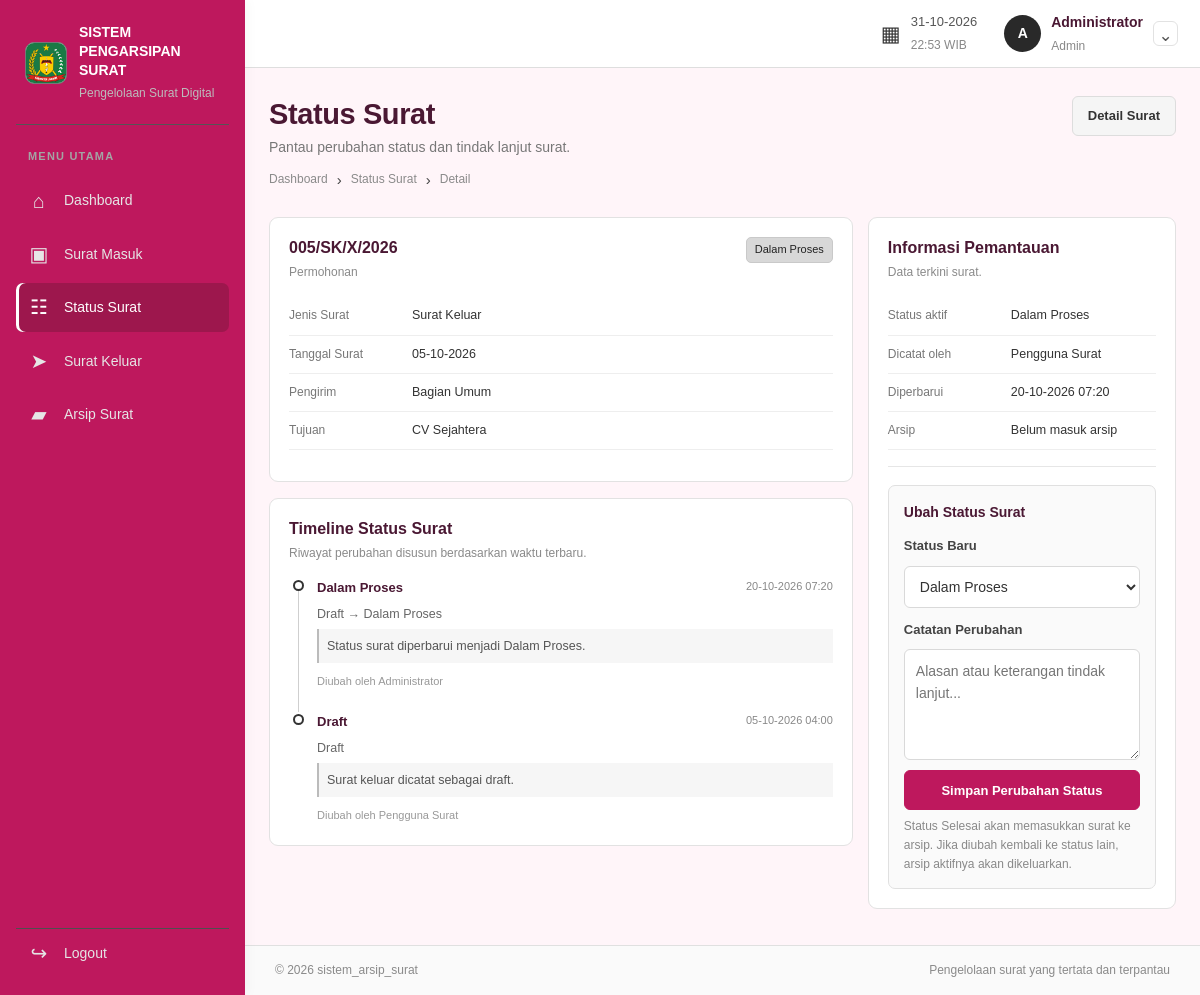
Screenshot of /admin/status_surat/detail.php?id=10 (signed in) with the database file from the repository.
### tables this page shows
CREATE TABLE `surat` (
  `id` int(10) UNSIGNED NOT NULL,
  `jenis_surat` enum('Masuk','Keluar') NOT NULL,
  `nomor_surat` varchar(100) NOT NULL,
  `tanggal_surat` date NOT NULL,
  `tanggal_diterima` date DEFAULT NULL,
  `pengirim` varchar(200) NOT NULL DEFAULT '',
  `tujuan` varchar(200) NOT NULL DEFAULT '',
  `perihal` varchar(250) NOT NULL,
  `deskripsi` text DEFAULT NULL,
  `uploaded_file` varchar(255) DEFAULT NULL,
  `status` varchar(40) NOT NULL,
  `created_by` int(10) UNSIGNED NOT NULL,
  `updated_by` int(10) UNSIGNED DEFAULT NULL,
  `created_at` timestamp NOT NULL DEFAULT current_timestamp(),
  `updated_at` timestamp NOT NULL DEFAULT current_timestamp() ON UPDATE current_timestamp()
);

CREATE TABLE `surat_status_logs` (
  `id` bigint(20) UNSIGNED NOT NULL,
  `surat_id` int(10) UNSIGNED NOT NULL,
  `status_lama` varchar(40) DEFAULT NULL,
  `status_baru` varchar(40) NOT NULL,
  `catatan` varchar(500) DEFAULT NULL,
  `changed_by` int(10) UNSIGNED NOT NULL,
  `changed_at` timestamp NOT NULL DEFAULT current_timestamp()
);

CREATE TABLE `users` (
  `id` int(10) UNSIGNED NOT NULL,
  `nama` varchar(120) NOT NULL,
  `username` varchar(60) NOT NULL,
  `password_hash` varchar(255) NOT NULL,
  `role` enum('Admin','User') NOT NULL DEFAULT 'User',
  `is_active` tinyint(1) NOT NULL DEFAULT 1,
  `created_at` timestamp NOT NULL DEFAULT current_timestamp()
);

### admin/status_surat/detail.php (the view, shortened to what this page needs)
<?php
require_once __DIR__ . '/../../include/auth_admin.php';
$role='Admin'; $area='admin'; $activeMenu='status'; $pageTitle='Detail Status Surat';
$id=max(0,(int)($_GET['id'] ?? 0));
$stmt=$conn->prepare('SELECT s.*, u.nama AS pembuat_nama FROM surat s JOIN users u ON u.id=s.created_by WHERE s.id=? LIMIT 1'); $stmt->bind_param('i',$id); $stmt->execute(); $letter=$stmt->get_result()->fetch_assoc(); $stmt->close();
$logsStmt=$conn->prepare('SELECT l.*, u.nama AS pengubah_nama FROM surat_status_logs l JOIN users u ON u.id=l.changed_by WHERE l.surat_id=? ORDER BY l.changed_at DESC,l.id DESC'); $logsStmt->bind_param('i',$id); $logsStmt->execute(); $logs=$logsStmt->get_result();
$validStatuses=$letter['jenis_surat']==='Masuk'?['Diterima','Menunggu Disposisi','Dalam Proses','Selesai','Ditolak']:['Draft','Dalam Proses','Selesai','Dibatalkan'];
$folder=$letter['jenis_surat']==='Masuk'?'surat_masuk':'surat_keluar';
require __DIR__ . '/../../include/header.php';
?>
<div class="page-heading"><div><h1>Status Surat</h1><p>Pantau perubahan status dan tindak lanjut surat.</p><div class="breadcrumbs"><a href="<?= BASE_URL ?>/<?= $area ?>/dashboard.php">Dashboard</a><span>›</span><a href="<?= BASE_URL ?>/<?= $area ?>/status_surat/index.php">Status Surat</a><span>›</span>Detail</div></div><a class="button button-light" href="<?= BASE_URL ?>/<?= $area ?>/<?= $folder ?>/detail.php?id=<?= $id ?>">Detail Surat</a></div>
<div class="status-page-grid"><div class="status-main-column"><section class="panel"><div class="panel-heading"><div><h2><?= htmlspecialchars($letter['nomor_surat'],ENT_QUOTES,'UTF-8') ?></h2><p><?= htmlspecialchars($letter['perihal'],ENT_QUOTES,'UTF-8') ?></p></div><span class="status-badge <?= $letter['status']==='Selesai'?'status-done':($letter['status']==='Dalam Proses'?'status-progress':(in_array($letter['status'],['Ditolak','Dibatalkan'],true)?'status-rejected':'status-waiting')) ?>"><?= htmlspecialchars($letter['status'],ENT_QUOTES,'UTF-8') ?></span></div><dl class="compact-detail"><div><dt>Jenis Surat</dt><dd><?= $letter['jenis_surat']==='Masuk'?'Surat Masuk':'Surat Keluar' ?></dd></div><div><dt>Tanggal Surat</dt><dd><?= date('d-m-Y',strtotime($letter['tanggal_surat'])) ?></dd></div><div><dt>Pengirim</dt><dd><?= htmlspecialchars($letter['pengirim']?:'-',ENT_QUOTES,'UTF-8') ?></dd></div><div><dt>Tujuan</dt><dd><?= htmlspecialchars($letter['tujuan']?:'-',ENT_QUOTES,'UTF-8') ?></dd></div></dl><a class="button button-dark <?= empty($letter['uploaded_file']) ? 'is-hidden' : '' ?>" href="<?= BASE_URL ?>/proses/file_surat.php?id=<?= $id ?>&amp;mode=view">Lihat Lampiran</a></section>
<section class="panel"><div class="panel-heading"><div><h2>Timeline Status Surat</h2><p>Riwayat perubahan disusun berdasarkan waktu terbaru.</p></div></div><?php if($logs->num_rows>0): ?><div class="timeline"><?php while($log=$logs->fetch_assoc()): ?><div class="timeline-item"><span class="timeline-dot"></span><div class="timeline-content"><div class="timeline-meta"><strong><?= htmlspecialchars($log['status_baru'],ENT_QUOTES,'UTF-8') ?></strong><time><?= date('d-m-Y H:i',strtotime($log['changed_at'])) ?></time></div><p><?= $log['status_lama']?htmlspecialchars($log['status_lama'],ENT_QUOTES,'UTF-8').' → ':'' ?><?= htmlspecialchars($log['status_baru'],ENT_QUOTES,'UTF-8') ?></p><?php if($log['catatan']): ?><p class="timeline-note"><?= htmlspecialchars($log['catatan'],ENT_QUOTES,'UTF-8') ?></p><?php endif; ?><small>Diubah oleh <?= htmlspecialchars($log['pengubah_nama'],ENT_QUOTES,'UTF-8') ?></small></div></div><?php endwhile; ?></div><?php else: ?><div class="empty-state">Belum ada riwayat status surat.</div><?php endif; ?></section><?php require __DIR__ . '/../../include/disposisi_surat_panel.php'; ?></div>
<aside class="panel status-detail-panel"><div class="panel-heading"><div><h2>Informasi Pemantauan</h2><p>Data terkini surat.</p></div></div><dl class="compact-detail"><div><dt>Status aktif</dt><dd><?= htmlspecialchars($letter['status'],ENT_QUOTES,'UTF-8') ?></dd></div><div><dt>Dicatat oleh</dt><dd><?= htmlspecialchars($letter['pembuat_nama'],ENT_QUOTES,'UTF-8') ?></dd></div><div><dt>Diperbarui</dt><dd><?= date('d-m-Y H:i',strtotime($letter['updated_at'])) ?></dd></div><div><dt>Arsip</dt><dd><?= $letter['status']==='Selesai'?'Masuk arsip otomatis':'Belum masuk arsip' ?></dd></div></dl>
<?php if($role==='Admin'): ?><hr class="section-rule"><div class="status-update-box"><h3>Ubah Status Surat</h3><form class="form-stack" method="post" action="<?= BASE_URL ?>/proses/status_update.php"><input type="hidden" name="csrf_token" value="<?= htmlspecialchars($_SESSION['csrf_token'],ENT_QUOTES,'UTF-8') ?>"><input type="hidden" name="id" value="<?= $id ?>"><label for="status_baru">Status Baru</label><select id="status_baru" name="status_baru" required><?php foreach($validStatuses as $st): ?><option value="<?= htmlspecialchars($st,ENT_QUOTES,'UTF-8') ?>" <?= $letter['status']===$st?'selected':'' ?>><?= htmlspecialchars($st,ENT_QUOTES,'UTF-8') ?></option><?php endforeach; ?></select><label for="catatan">Catatan Perubahan</label><textarea id="catatan" name="catatan" rows="4" maxlength="500" placeholder="Alasan atau keterangan tindak lanjut..."></textarea><button class="button button-dark button-full" type="submit">Simpan Perubahan Status</button></form><small class="field-help">Status Selesai akan memasukkan surat ke arsip. Jika diubah kembali ke status lain, arsip aktifnya akan dikeluarkan.</small></div><?php else: ?><div class="empty-state">Perubahan status dilakukan oleh Admin.</div><?php endif; ?></aside></div>
<?php require __DIR__ . '/../../include/footer.php'; ?>

### rows the page displays
surat: nomor_surat "005/SK/X/2026", perihal "Permohonan", status "Dalam Proses", tanggal_surat "05-10-2026", pengirim "Bagian Umum", tujuan "CV Sejahtera", created_by.nama "Pengguna Surat", updated_at "20-10-2026 07:20", status_baru "Dalam Proses"
surat_status_logs: status_baru "Dalam Proses", changed_at "20-10-2026 07:20", status_lama "Draft", catatan "Status surat diperbarui menjadi Dalam Proses.", changed_by.nama "Administrator"
surat_status_logs: status_baru "Draft", changed_at "05-10-2026 04:00", catatan "Surat keluar dicatat sebagai draft.", changed_by.nama "Pengguna Surat"

### other values shown
substr($userInfo['nama'] ?? 'U', 0, 1) "A"
$userInfo['nama'] "Administrator"
$role "Admin"
